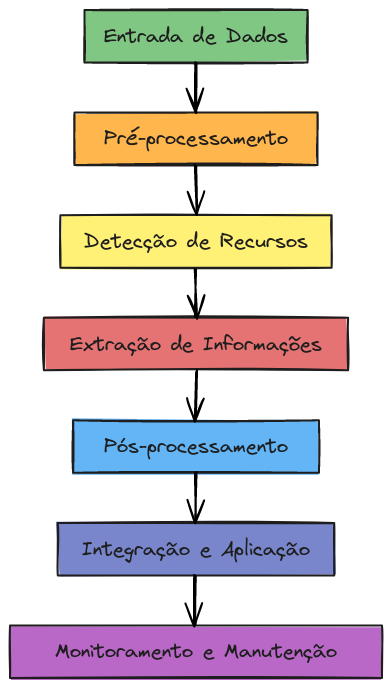
#> input picture imagem/fluxograma para opencv.png, 392 x 688 px, found by its file name
$ python erosion.py
#> lines starting #> are read from the running program, lines starting #| are printed output that depends on the picture
import cv2 as cv
import numpy as np

# Loading image from memory
path = 'imagem/fluxograma para opencv.png'
image = cv.imread(path)
#> image is the input picture: shape (688, 392, 3); mean B, G, R 206.8, 207.2, 215.3

#Define the kernel
kernel = np.ones((9,9), np.uint8)

#Dilatation the image
dilation = cv.dilate(image, kernel, iterations = 1)
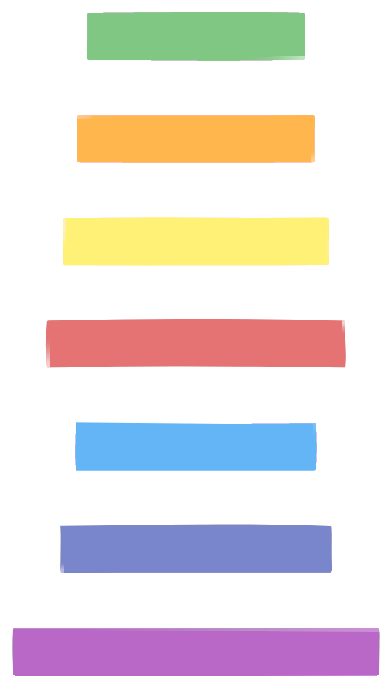
#> dilation: shape (688, 392, 3); mean B, G, R 222.6, 223.1, 231.3

#Erosion the image
eroded = cv.erode(image, kernel, iterations = 1)
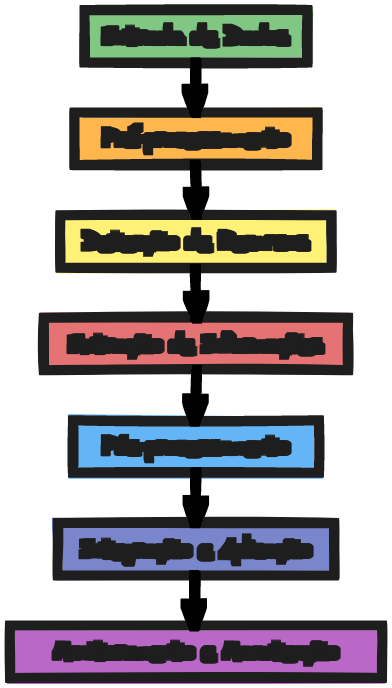
#> eroded: shape (688, 392, 3); mean B, G, R 168.4, 168.3, 172.8

# Showing the image
cv.imshow('Original_Image', image)
cv.imshow('Dilation_Image', dilation)
cv.imshow('Eroded_Image', eroded)

# WaitKey to be press
cv.waitKey(0)
cv.destroyAllWindows()

$ run again, with imagem/cards.png copied over imagem/fluxograma para opencv.png
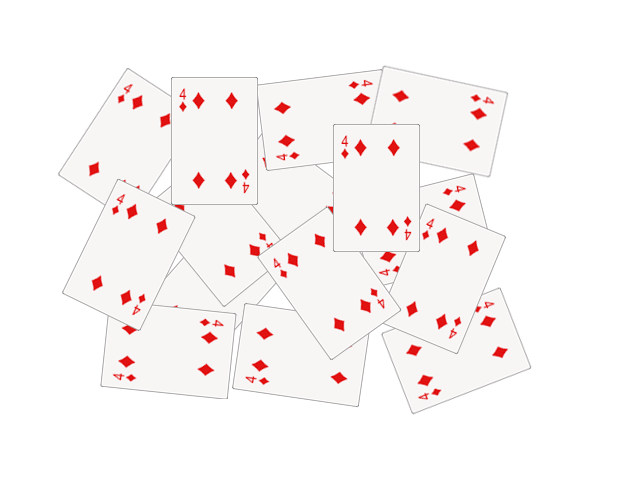
#> input picture imagem/cards.png, 640 x 480 px, found by its file name
#> image is the input picture: shape (480, 640, 3); mean B, G, R 245.8, 245.8, 250.7
#> `dilation = cv.dilate(image, kernel, iterations = 1)`:
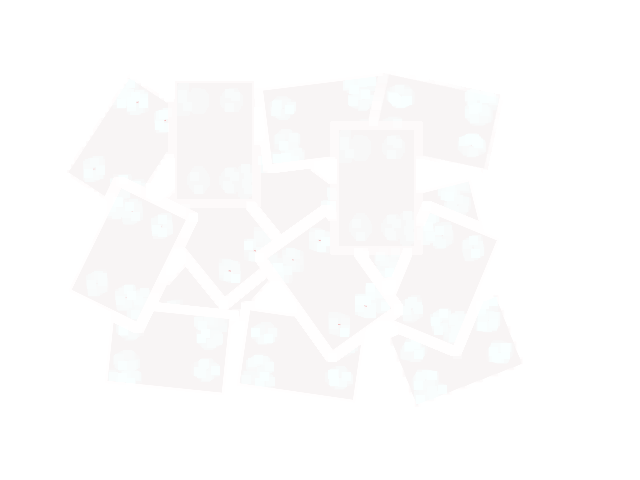
#> dilation: shape (480, 640, 3); mean B, G, R 252.5, 252.5, 252.9
#> `eroded = cv.erode(image, kernel, iterations = 1)`:
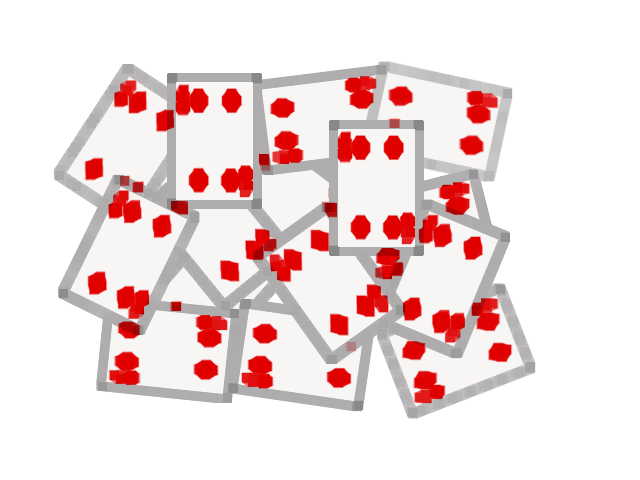
#> eroded: shape (480, 640, 3); mean B, G, R 221.8, 221.8, 240.2
